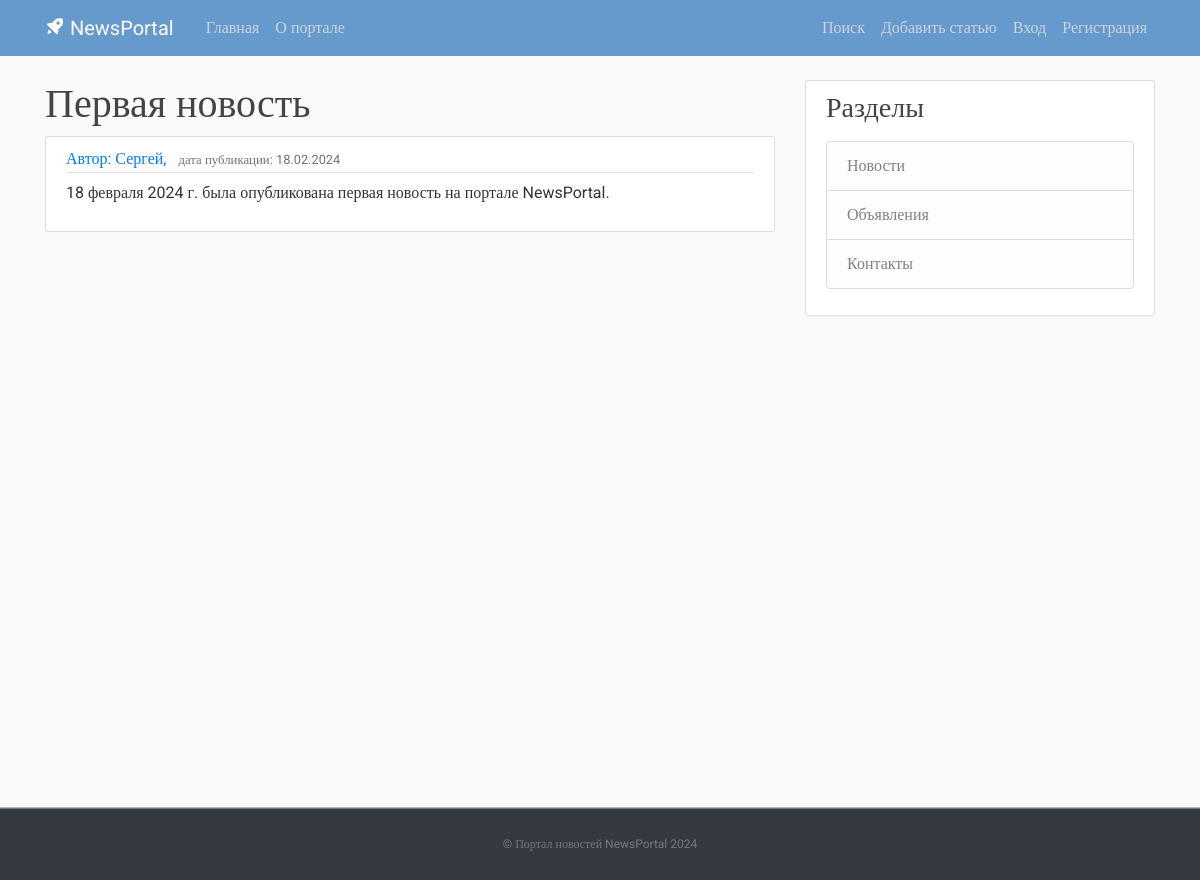
Screenshot of /news/1 with the database file from the repository.
### newslist/models.py (models this page shows)
class Post(models.Model):
    title = models.CharField(max_length=100)
    content = models.TextField()
    date_posted = models.DateTimeField(default=timezone.now)
    author = models.ForeignKey(User, on_delete=models.CASCADE)
    class Meta:
        ordering = ['-date_posted',]
    def __str__(self):
        return self.title

### newslist/views.py (the view)
# urls.py: path('news/<int:pk>', NewsDetail.as_view()),
class NewsDetail(DetailView):
    model = Post
    template_name = 'newslist/news.html'
    context_object_name = 'news'

### newslist/templates/newslist/news.html (shortened to what this page needs)
{% extends 'newslist/default.html' %}
{% load censor %}
{% block content %}
<h1>{{ news }}</h1>
    <article class="media content-section">
          <div class="media-body">
            <div class="article-metadata">
              <a class="mr-2" href="#"> Автор: {{ news.author }}, </a>
              <small class="text-muted">дата публикации: {{ news.date_posted|date:"d.m.Y" }}</small>
            </div>
            <p class="article-content">{{ news.content|censor_w }}</p>
          </div>
    </article>
{% endblock content %}

### newslist/static/newslist/main.css (style rules this page uses)
body, html { width:100%; height:100% }
body { margin:0; padding:0; background: #fafafa; color: #333333; margin-top: 5rem; font-family:Roboto; }
h1, h2, h3, h4, h5, h6 { color: #444444; }
.content-section { background: #ffffff; padding: 10px 20px; border: 1px solid #dddddd; border-radius: 3px; margin-bottom: 20px; }
.article-content { white-space: pre-line; }
.article-metadata { padding-bottom: 1px; margin-bottom: 4px; border-bottom: 1px solid #e3e3e3 }

### rows the page displays
Post: title "Первая новость", author "Сергей", date_posted "18.02.2024", content|censor_w "18 февраля 2024 г. была опубликована первая новость на портале NewsPortal."
